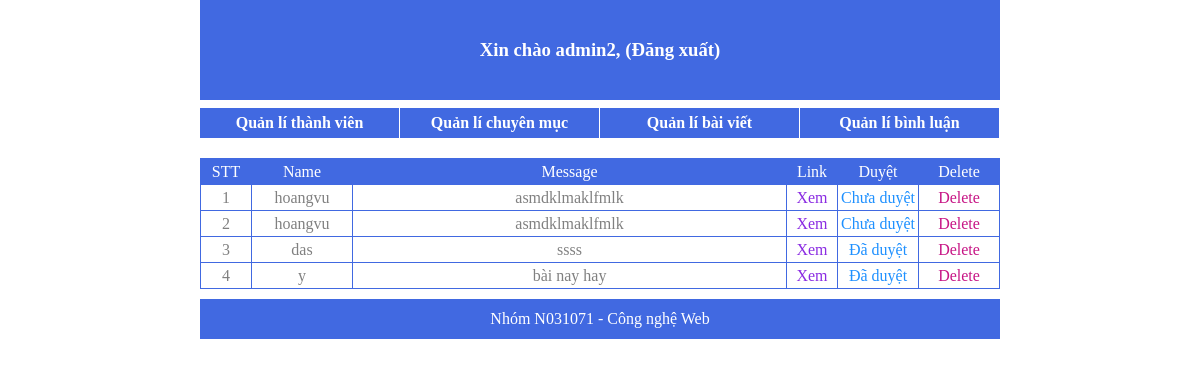
Page /2.Sources/admin/list_comment.php (signed in) on the committed database.
### tables this page shows
CREATE TABLE `comment` (
  `cm_id` int(10) UNSIGNED NOT NULL,
  `name` varchar(50) NOT NULL,
  `message` text NOT NULL,
  `time` datetime NOT NULL,
  `cm_check` varchar(1) NOT NULL,
  `new_id` int(10) NOT NULL
);

### 2.Sources/admin/list_comment.php (the view, shortened to what this page needs)
<?php
require('templates/header.php');
?>
<div id="wrapper">
        <table>
            <tr style="background: royalblue; color: white;">
                <td style="width: 50px;">STT</td>
                <td style="width: 100px;">Name</td>
                <td>Message</td>
                <td style="width: 50px;">Link</td>
                <td style="width: 80px;">Duyệt</td>
                <td style="width: 80px;">Delete</td>
            </tr>
            <?php
            require ("../library/config.php");
            $stt=1;
            $result=mysqli_query($conn,"select new_id,cm_id,name,message,cm_check from comment order by cm_id DESC ");
            while($data=mysqli_fetch_assoc($result))
            {
                echo "<tr>";
                echo "<td>$stt</td>";
                echo "<td>$data[name]</td>";
                echo "<td>$data[message]</td>";
                echo "<td><a href='http://localhost/win/congngheweb/detail.php?id=$data[new_id]' target='_blank' style='color: blueviolet;'>Xem</a></td>";
                if ($data['cm_check'] == 'N') {
                    echo "<td><a href='edit_comment.php?id=$data[cm_id]' style='color: dodgerblue;'>Chưa duyệt</a></td>";
                } else {
                    echo "<td><a href='edit_comment.php?id=$data[cm_id]' style='color: dodgerblue;'>Đã duyệt</a></td>";
                }
                echo "<td><a href='del_comment.php?id=$data[cm_id]' onclick='return show_confirm();' style='color: mediumvioletred;'>Delete</a></td>";
                echo "</tr>";
                $stt++;
            }
            ?>
        </table>
    </div>
<?php
require('templates/footer.php');
?>

### 2.Sources/admin/style.css (style rules this page uses)
* { padding: 0; margin: 0; }
a { text-decoration: none; }
body { width: 800px; margin: auto; }
#wrapper table { width: 800px; text-align: center; margin-top: 20px; border-collapse: collapse ; color: gray; }
#wrapper table tr { border: 1px solid royalblue ; line-height: 25px; }
#wrapper table td { border: 1px solid royalblue; }

### rows in the picture
comment: name "hoangvu", message "asmdklmaklfmlk"
comment: name "hoangvu", message "asmdklmaklfmlk"
comment: name "das", message "ssss"
comment: name "y", message "bài nay hay"

### other values in the picture
$_SESSION["username"] "admin2"
